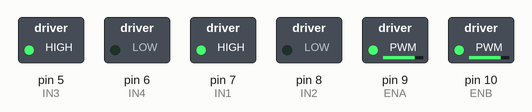
The sketch below on a simulated Arduino Uno, built with avr-gcc and run on an emulated ATmega328P. Parts: switched loads named in the sketch (green lamp = pin HIGH).

Above: at 0.05 s.
At 4.0 s:
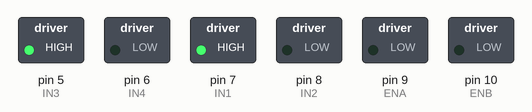
Timing chart, 0 to 4.6 s (numbered marks = the images above):
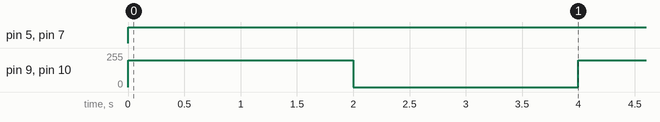

The sketch:

8_Ponte_H_L298_2_Motores.ino
```cpp
// Motor A (ligado em OUT1 e OUT4)
#define IN1 7
#define IN2 8
#define ENA 9  // PWM

// Motor B (ligado em OUT3 e OUT4)
#define IN3 5
#define IN4 6
#define ENB 10  // PWM

void setup() {
  pinMode(IN1, OUTPUT);
  pinMode(IN2, OUTPUT);
  pinMode(IN3, OUTPUT);
  pinMode(IN4, OUTPUT);
  pinMode(ENA, OUTPUT);
  pinMode(ENB, OUTPUT);
}


void loop() {
  // Motor A - Gira por 2 segundos
  digitalWrite(IN1, HIGH);
  digitalWrite(IN2, LOW);
  analogWrite(ENA, 200);

  // Motor B - Gira por 2 segundos
  digitalWrite(IN3, HIGH);
  digitalWrite(IN4, LOW);
  analogWrite(ENB, 200);

  delay(2000);

  // Motor A - Parar o motor
  analogWrite(ENA, 0);
  analogWrite(ENB, 0);
  delay(2000); // espera 2 segundos parado
}
```

Measured:
- by itself, pin 5 (IN3), pin 7 (IN1): LOW → HIGH at 0.00 s
- by itself, pin 9 (ENA), pin 10 (ENB): alternates 200/255 for 2.0 s and 0/255 for 2.0 s
